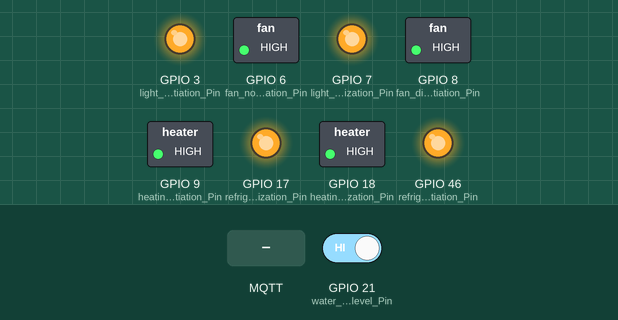
A sketch run on a simulated ESP32-S3. On the bench: switched loads named in the sketch (green lamp = pin HIGH), output pins drawn as LEDs (lit = HIGH). The inputs (shaded band) are chosen by the test bench; at power-on: GPIO 21 (water_liquid_level_Pin) HIGH. WiFi joins after 1.5 s; servers stay silent unless stated; random numbers use the default seed unless the sketch sets one; no MQTT or app messages arrive unless stated; what the sketch prints to the serial monitor is not drawn.

Above: at 2.7 s.
2.8 s: MQTT message "ON" arrives on the first subscribed topic
At 3.5 s:
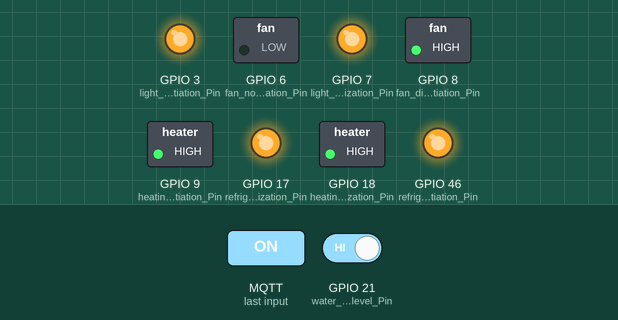
4.3 s: MQTT message "ON" arrives on the second subscribed topic
At 4.6 s:
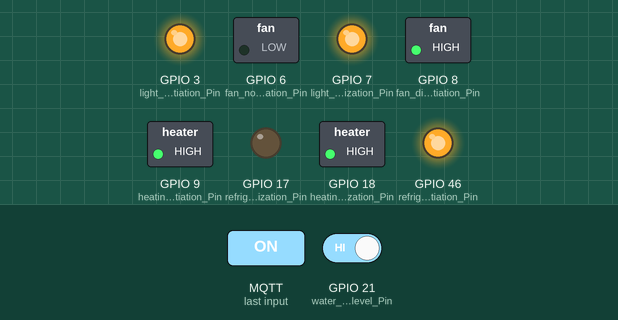
5.8 s: MQTT message "OFF" arrives on the first subscribed topic
At 7.0 s:
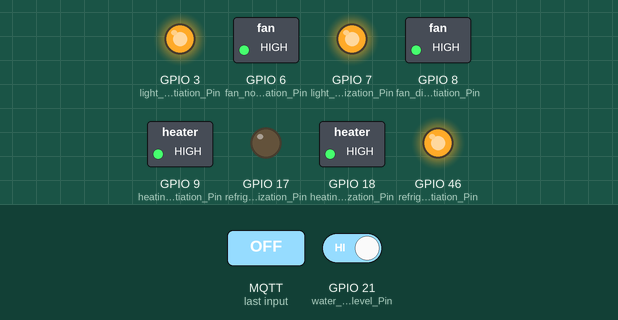
7.3 s: MQTT message "ON" arrives on the third subscribed topic
At 8.1 s:
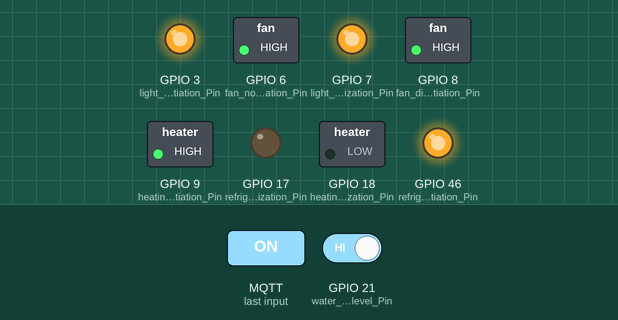
8.8 s: MQTT message "OFF" arrives on the second subscribed topic
At 9.3 s:
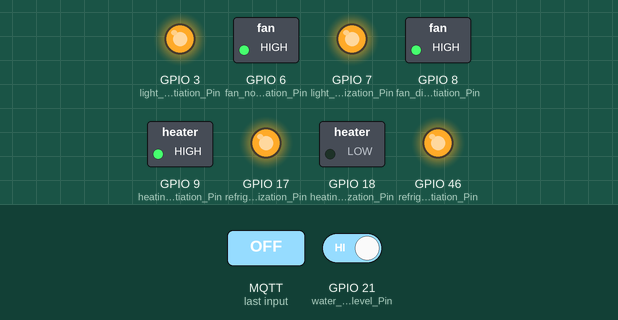
Timing chart, 0 to 11.8 s (numbered marks = the images above; inputs shaded):
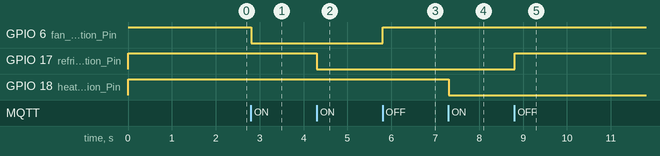

The sketch:

esp32_hass_iot_seed.ino
```cpp
#include <WiFi.h>
#include <PubSubClient.h>
#include <TaskScheduler.h>  // 多线程调度器
#include "MQTT_driver.h"  //  MQTT驱动
#include "task_app.h" //  协程回调函数
#include "sensor_driver.h" // 传感器驱动


#define digitalToggle(x) digitalWrite(x, !digitalRead(x))   // 翻转IO函数
#define NOP do { __asm__ __volatile__ ("nop"); } while (0)  // NOP函数

#define IOT_DATA_UPLOAD_DELAY 3000  // IOT数据上传周期(ms)
#define LINK_STATE_CHECK_DELAY 10000  // 设备在线状态检查周期(ms)
#define SENSOR_READ_DELAY 3000  //  传感器数据采集周期(ms)

#define SERIAL_BPS 115200 // 串口0波特率
#define SERIAL_DEBUG_BPS 230400 //串口0 DEBUG波特率
#define SERIAL1_BPS 9600 // 串口1波特率
#define SERIAL2_BPS 115200 // 串口2波特率


const bool DEBUG_MODE = true;

/* I/O引脚配置 */
//const int stateLedPin = 48; // LED状态灯(已弃用)
const int sh_normalization_Pin = 1; // 常态化培养区土壤湿度传感器
const int sh_differentiation_Pin = 2; // 差异化培养区土壤湿度传感器
const int fan_normalization_Pin = 6; // 常态化培养区通风系统
const int light_normalization_Pin = 7; // 常态化培养区光照系统
const int refrigeration_normalization_Pin = 17; // 常态化培养区制冷系统
const int heating_normalization_Pin = 18; // 常态化培养区制热系统
const int fan_differentiation_Pin = 8; // 差异化培养区通风系统
const int light_differentiation_Pin = 3; // 差异化培养区光照系统
const int refrigeration_differentiation_Pin = 46; // 差异化培养区制冷系统
const int heating_differentiation_Pin = 9; // 差异化培养区制热系统
const int water_liquid_level_Pin = 21; // 液位传感器


/* WiFi相关配置信息 */
const char *wifi_ssid = "iotgateway";
const char *wifi_password = "12345678";

/* MQTT相关配置信息 */
const char *mqtt_broker_addr = "192.168.166.101"; // MQTT服务器地址
const uint16_t mqtt_broker_port = 1883; // MQTT服务器端口
const char *mqtt_username = "esp32"; // MQTT账号
const char *mqtt_password = "12345678"; // MQTT密码
const uint16_t mqtt_client_buff_size = 4096; // 客户端缓存大小（非必须）
String mqtt_client_id = "esp32_client"; // 客户端ID
const char *mqtt_willTopic = "esp32/state"; // MQTT连接遗嘱主题

const char *mqtt_topic_pub = "esp32/test"; // 需要发布到的主题
const char *mqtt_topic_sub = "esp32/test"; // 需要订阅的主题

/* 系统事件时间记录 */
unsigned long previousConnectMillis = 0; // 毫秒时间记录
const long intervalConnectMillis = 5000; // 时间间隔
unsigned long previousPublishMillis = 0; // 毫秒时间记录
const long intervalPublishMillis = 5000; // 时间间隔
unsigned long currentMillis = 0;  // 当前时间记录

/* 系统标志位 */
bool enable_Iot_data_upload = true;

/* 系统运行数据 */
long rssi = 0;
/* 传感器及系统状态数据 */
double temperature_normalization = 25; // 常态化培养区温度
double humidity_normalization = 60; // 常态化培养区湿度
uint16_t sh_normalization = 60; // 常态化培养区土壤湿度
uint16_t co2_normalization = 200; // 常态化培养区二氧化碳
uint16_t ch2o_normalization = 100; //  常态化培养区甲醛
uint16_t tvoc_normalization = 100; // 常态化培养区TVOC
bool fan_state_normalization = false;  //  常态化培养区通风系统状态
bool light_state_normalization = false;  //  常态化培养区光照系统状态
bool refrigeration_state_normalization = false;  //  常态化培养区制冷系统状态
bool heating_state_normalization = false; //  常态化培养区制热系统状态


double temperature_differentiation = 25; // 差异化培养区温度
double humidity_differentiation = 60; // 差异化培养区湿度
uint16_t sh_differentiation = 60; // 差异化培养区土壤湿度
uint16_t co2_differentiation = 200; // 差异化培养区二氧化碳
uint16_t ch2o_differentiation = 100; //  差异化培养区甲醛
uint16_t tvoc_differentiation = 100; // 差异化培养区TVOC
bool fan_state_differentiation = false;  // 差异化培养区通风系统状态
bool light_state_differentiation = false;  //  差异化培养区光照系统状态
bool refrigeration_state_differentiation = false;  //  差异化培养区制冷系统状态
bool heating_state_differentiation = false; //  差异化培养区制热系统状态


/* 机械臂数据 */
bool waterpump_state = false; //  滴灌系统状态
uint16_t water_liquid_level = 100;  //  水箱液位


WiFiClient tcpClient; // 声明TCP连接
PubSubClient mqttClient;// 声明MQTT连接
Scheduler ts; // 声明协程管理器


/* 函数声明 */
void Serial_init();
void IO_init();


/* 创建多协程任务信息 */
Task Link_state_check_app_task(LINK_STATE_CHECK_DELAY,TASK_FOREVER,&State_check_app);  // 创建任务 连接状态检查任务 任务次数：始终
Task MQTT_event_app_task(TASK_IMMEDIATE,TASK_FOREVER,&MQTT_event_app);  // 创建任务 MQTT事务任务 任务次数：始终
Task Iot_data_upload_app_task(IOT_DATA_UPLOAD_DELAY,TASK_FOREVER,&Iot_data_upload_app);  // 创建任务 连接状态检查任务 任务次数：始终
Task Serial1_analysis_app_task(TASK_IMMEDIATE,TASK_FOREVER,&Serial1_analysis_app);  // 创建任务 串口处理任务 任务次数：始终
Task Sensor_rw_app_task(TASK_IMMEDIATE,TASK_FOREVER,&Sensor_rw_app);  // 创建任务 传感器数据采集任务 任务次数：始终


void setup() {
  // put your setup code here, to run once:
    Serial_init();
    IO_init();
    setup_iot_server();


    //disableCore0WDT(); // 关闭定时器看门狗
    //协程初始化
    ts.init();//初始化 scheduler
    ts.addTask(Link_state_check_app_task);//将 Link_state_check_app_task 装载到任务管理器
    ts.addTask(MQTT_event_app_task);//将 MQTT_event_app_task 装载到任务管理器
    ts.addTask(Iot_data_upload_app_task);//将 Iot_data_upload_app_task 装载到任务管理器
    ts.addTask(Serial1_analysis_app_task);//将 Serial1_app_task 装载到任务管理器
    ts.addTask(Sensor_rw_app_task);//将 Sensor_read_app_task 装载到任务管理器

    //启动任务
    Link_state_check_app_task.enable(); //启动 Link_state_check_app_task 任务
    MQTT_event_app_task.enable(); //启动 MQTT_event_app_task 任务
    Iot_data_upload_app_task.enable(); //启动 Iot_data_upload_app_task 任务
    Serial1_analysis_app_task.enable(); //启动 Serial1_app_task 任务
    Sensor_rw_app_task.enable();  //启动 Sensor_read_app_task 任务
}

void loop() {
  // put your main code here, to run repeatedly:
    //digitalToggle(stateLedPin); // 20240720:此操作无实际作用，用于防止看门狗饿死，未来会移除
    currentMillis = millis(); // 读取当前时间
    ts.execute(); //多任务管理器保活
    delay(1); // 防止任务看门狗饿死
}


/* 串口初始化代码 */
void Serial_init(){
  if(DEBUG_MODE) Serial.begin(SERIAL_DEBUG_BPS); // DEBUG模式
  else Serial.begin(SERIAL_BPS); //TX:43 RX:44
  Serial1.begin(SERIAL1_BPS); //TX:16 RX:15 气体传感器占用
  Serial2.begin(SERIAL2_BPS); //TX:20 RX:19 RP2040占用
}

/* IO初始化代码 */
void IO_init(){
  //pinMode(stateLedPin,OUTPUT);
  //digitalWrite(stateLedPin,HIGH);
  pinMode(sh_normalization_Pin, INPUT);
  pinMode(sh_differentiation_Pin, INPUT);
  pinMode(water_liquid_level_Pin, INPUT_PULLUP);


  pinMode(fan_normalization_Pin, OUTPUT);
  digitalWrite(fan_normalization_Pin,HIGH);

  pinMode(light_normalization_Pin, OUTPUT);
  digitalWrite(light_normalization_Pin,HIGH);

  pinMode(refrigeration_normalization_Pin, OUTPUT);
  digitalWrite(refrigeration_normalization_Pin,HIGH);

  pinMode(heating_normalization_Pin, OUTPUT);
  digitalWrite(heating_normalization_Pin,HIGH);

  pinMode(fan_differentiation_Pin, OUTPUT);
  digitalWrite(fan_differentiation_Pin,HIGH);

  pinMode(light_differentiation_Pin, OUTPUT);
  digitalWrite(light_differentiation_Pin,HIGH);

  pinMode(refrigeration_differentiation_Pin, OUTPUT);
  digitalWrite(refrigeration_differentiation_Pin,HIGH);

  pinMode(heating_differentiation_Pin, OUTPUT);
  digitalWrite(heating_differentiation_Pin,HIGH);


}
```

task_app.cpp
```cpp
// task_app.cpp
#include "task_app.h"
#include "MQTT_driver.h"  //  MQTT驱动
#include "sensor_driver.h" // 传感器驱动


/* 连接状态检查任务程序 */
void State_check_app(){
    connect_check();  //  连接状态检查
    // 定期发送消息
    if (mqttClient.connected())
    {
            previousPublishMillis = currentMillis;
            mqttClient.publish("esp32/state", "online");
            //mqttClient.publish("esp32/normalization/state", "online");
            //mqttClient.publish("esp32/differentiation/state", "online");
            //mqttClient.publish("esp32/mechanical_arm/state", "online");
    }
    if(DEBUG_MODE)Serial.println("[DEBUG]连接检查正常!");
}


/* MQTT事务任务程序 */
void MQTT_event_app(){
    mqttClient.loop(); // 处理MQTT事务
}


/* Iot数据上传任务程序 */
void Iot_data_upload_app(){
  if(enable_Iot_data_upload == false) return;
  // WIFI状态 RSSI值
  String rssi_string = "{\"RSSI\":" + String(rssi) + "}";
  mqttClient.publish("esp32/system/wifi",rssi_string.c_str());

  /* 常态化培养区传感器数据上传 */
  String sensor1_normalization_string = "{\"temperature\":" + String(temperature_normalization) +
                                        ",\"humidity\":" + String(humidity_normalization) +
                                        ",\"CO2\":" + String(co2_normalization) +
                                        ",\"CH2O\":" + String(ch2o_normalization) +
                                        ",\"TVOC\":" + String(tvoc_normalization) +
                                        ",\"sh\":" + String(sh_normalization) +
                                        "}";
  if(DEBUG_MODE) Serial.printf("[DEBUG]MQTT发送：%s\n",sensor1_normalization_string.c_str());
  mqttClient.publish("esp32/normalization/sensor1",sensor1_normalization_string.c_str());

  /* 差异化培养区传感器数据上传 */
  String sensor1_differentiation_string = "{\"temperature\":" + String(temperature_differentiation) +
                                        ",\"humidity\":" + String(humidity_differentiation) +
                                        ",\"CO2\":" + String(co2_differentiation) +
                                        ",\"CH2O\":" + String(ch2o_differentiation) +
                                        ",\"TVOC\":" + String(tvoc_differentiation) +
                                        ",\"sh\":" + String(sh_differentiation) +
                                        "}";
  if(DEBUG_MODE) Serial.printf("[DEBUG]MQTT发送：%s\n",sensor1_differentiation_string.c_str());
  mqttClient.publish("esp32/differentiation/sensor1",sensor1_differentiation_string.c_str());

  /* 常态化培养区执行器数据上传 */
  // 常态化培养区通风系统状态
  if(fan_state_normalization) mqttClient.publish("esp32/normalization/fans","ON");
  else mqttClient.publish("esp32/normalization/fans","OFF");
  // 常态化培养区光照系统状态
  if(light_state_normalization) mqttClient.publish("esp32/normalization/light","ON");
  else mqttClient.publish("esp32/normalization/light","OFF");
  // 常态化培养区制冷系统状态
  if(refrigeration_state_normalization) mqttClient.publish("esp32/normalization/refrigeration","ON");
  else mqttClient.publish("esp32/normalization/refrigeration","OFF");
  // 常态化培养区制热系统状态
  if(heating_state_normalization) mqttClient.publish("esp32/normalization/heating","ON");
  else mqttClient.publish("esp32/normalization/heating","OFF");

  /* 差异化培养区执行器数据上传 */
  // 差异化培养区通风系统状态
  if(fan_state_differentiation) mqttClient.publish("esp32/differentiation/fans","ON");
  else mqttClient.publish("esp32/differentiation/fans","OFF");
  // 差异化培养区光照系统状态
  if(light_state_differentiation) mqttClient.publish("esp32/differentiation/light","ON");
  else mqttClient.publish("esp32/differentiation/light","OFF");
  // 差异化培养区制冷系统状态
  if(refrigeration_state_differentiation) mqttClient.publish("esp32/differentiation/refrigeration","ON");
  else mqttClient.publish("esp32/differentiation/refrigeration","OFF");
  // 差异化培养区制热系统状态
  if(heating_state_differentiation) mqttClient.publish("esp32/differentiation/heating","ON");
  else mqttClient.publish("esp32/differentiation/heating","OFF");

  /* 机械臂数据上传 */
  // 滴灌系统状态
  if(waterpump_state) mqttClient.publish("esp32/mechanical_arm/pump","ON");
  else mqttClient.publish("esp32/mechanical_arm/pump","OFF");
  // 水箱液位
  String water_liquid_level_string = "{\"water\":" + String(water_liquid_level) + "}";
  mqttClient.publish("esp32/mechanical_arm/water",water_liquid_level_string.c_str());


  if(DEBUG_MODE) Serial.println("[DEBUG]Iot数据上传完成！");
}


/* 串口处理程序 */
void Serial1_analysis_app(){
  air_senor_read();
}


/* 传感器数据采集程序 */
void Sensor_rw_app(){
  sh_sernor_read(); // 读取土壤湿度
  water_liquid_level_read(); // 读取液位
  actuator_write(); // 控制执行器
}
```

task_app.h
```cpp
// task_app.h
#ifndef TASK_APP_H
#define TASK_APP_H

#include <Arduino.h>
#include <stdint.h>


extern const bool DEBUG_MODE;

/* I/O引脚配置 */
extern const int sh_normalization_Pin; // 常态化培养区土壤湿度传感器
extern const int sh_differentiation_Pin; // 差异化培养区土壤湿度传感器
extern const int fan_normalization_Pin; // 常态化培养区通风系统
extern const int light_normalization_Pin; // 常态化培养区光照系统
extern const int refrigeration_normalization_Pin; // 常态化培养区制冷系统
extern const int heating_normalization_Pin; // 常态化培养区制热系统
extern const int fan_differentiation_Pin; // 差异化培养区通风系统
extern const int light_differentiation_Pin; // 差异化培养区光照系统
extern const int refrigeration_differentiation_Pin; // 差异化培养区制冷系统
extern const int heating_differentiation_Pin; // 差异化培养区制热系统
extern const int water_liquid_level_Pin; // 液位传感器

/* 系统运行数据 */
extern long rssi;

/* 系统标志位 */
extern bool enable_Iot_data_upload;

/* 传感器数据记录 */

// 常态化培养区
extern double temperature_normalization; // 常态化培养区温度
extern double humidity_normalization; // 常态化培养区湿度
extern uint16_t sh_normalization; // 常态化培养区土壤湿度
extern uint16_t co2_normalization; // 常态化培养区二氧化碳
extern uint16_t ch2o_normalization; // 常态化培养区甲醛
extern uint16_t tvoc_normalization; // 常态化培养区TVOC
extern bool fan_state_normalization; // 常态化培养区通风系统状态
extern bool light_state_normalization; // 常态化培养区光照系统状态
extern bool refrigeration_state_normalization; // 常态化培养区制冷系统状态
extern bool heating_state_normalization; // 常态化培养区制热系统状态

// 差异化培养区
extern double temperature_differentiation; // 差异化培养区温度
extern double humidity_differentiation; // 差异化培养区湿度
extern uint16_t sh_differentiation; // 差异化培养区土壤湿度
extern uint16_t co2_differentiation; // 差异化培养区二氧化碳
extern uint16_t ch2o_differentiation; // 差异化培养区甲醛
extern uint16_t tvoc_differentiation; // 差异化培养区TVOC
extern bool fan_state_differentiation; // 差异化培养区通风系统状态
extern bool light_state_differentiation; // 差异化培养区光照系统状态
extern bool refrigeration_state_differentiation; // 差异化培养区制冷系统状态
extern bool heating_state_differentiation; // 差异化培养区制热系统状态


/* 机械臂数据 */
extern bool waterpump_state; //  滴灌系统状态
extern uint16_t water_liquid_level;  //  水箱液位

void State_check_app();
void MQTT_event_app();
void Iot_data_upload_app();
void Serial1_analysis_app();
void Sensor_rw_app();


#endif //TASK_APP_H
```

MQTT_driver.h
```cpp
// MQTT_driver.h
#ifndef MQTT_DRIVER_H
#define MQTT_DRIVER_H

#include <Arduino.h>
#include <stdint.h>
#include <WiFi.h>
#include <PubSubClient.h>


extern const bool DEBUG_MODE;

/* WiFi相关配置信息 */
extern const char *wifi_ssid;
extern const char *wifi_password;
/* MQTT相关配置信息 */
extern const char *mqtt_broker_addr; // MQTT服务器地址
extern const uint16_t mqtt_broker_port; // MQTT服务器端口
extern const char *mqtt_username; // 账号（非必须）
extern const char *mqtt_password; // 密码（非必须）
extern const uint16_t mqtt_client_buff_size; // 客户端缓存大小（非必须）
extern String mqtt_client_id; // 客户端ID
extern const char *mqtt_willTopic; // MQTT连接遗嘱主题
extern const char *mqtt_topic_pub; // 需要发布到的主题
extern const char *mqtt_topic_sub; // 需要订阅的主题
/* 系统事件时间记录 */
extern unsigned long previousConnectMillis; // 毫秒时间记录
extern const long intervalConnectMillis; // 时间间隔
extern unsigned long previousPublishMillis; // 毫秒时间记录
extern const long intervalPublishMillis; // 时间间隔
extern unsigned long currentMillis; // 当前时间记录
/* 系统运行数据 */
extern long rssi;

extern WiFiClient tcpClient;
extern PubSubClient mqttClient;


void wifi_setup();
void mqtt_setup();
void mqtt_subscribe_setup();
void mqtt_callback(char *topic, byte *payload, unsigned int length);
void setup_iot_server();
void connect_check();
void hass_debug_log(char *log);


#endif //MQTT_DRIVER_H
```

sensor_driver.h
```cpp
// sensor_driver.h
#ifndef SENSOR_DRIVER_H
#define SENSOR_DRIVER_H

#include <Arduino.h>
#include <stdint.h>

extern const bool DEBUG_MODE;

/* I/O引脚配置 */
extern const int sh_normalization_Pin; // 常态化培养区土壤湿度传感器
extern const int sh_differentiation_Pin; // 差异化培养区土壤湿度传感器
extern const int fan_normalization_Pin; // 常态化培养区通风系统
extern const int light_normalization_Pin; // 常态化培养区光照系统
extern const int refrigeration_normalization_Pin; // 常态化培养区制冷系统
extern const int heating_normalization_Pin; // 常态化培养区制热系统
extern const int fan_differentiation_Pin; // 差异化培养区通风系统
extern const int light_differentiation_Pin; // 差异化培养区光照系统
extern const int refrigeration_differentiation_Pin; // 差异化培养区制冷系统
extern const int heating_differentiation_Pin; // 差异化培养区制热系统
extern const int water_liquid_level_Pin; // 液位传感器

/* 系统运行数据 */
extern long rssi;

/* 系统标志位 */
extern bool enable_Iot_data_upload;

/* 传感器数据记录 */

// 常态化培养区
extern double temperature_normalization; // 常态化培养区温度
extern double humidity_normalization; // 常态化培养区湿度
extern uint16_t sh_normalization; // 常态化培养区土壤湿度
extern uint16_t co2_normalization; // 常态化培养区二氧化碳
extern uint16_t ch2o_normalization; // 常态化培养区甲醛
extern uint16_t tvoc_normalization; // 常态化培养区TVOC
extern bool fan_state_normalization; // 常态化培养区通风系统状态
extern bool light_state_normalization; // 常态化培养区光照系统状态
extern bool refrigeration_state_normalization; // 常态化培养区制冷系统状态
extern bool heating_state_normalization; // 常态化培养区制热系统状态

// 差异化培养区
extern double temperature_differentiation; // 差异化培养区温度
extern double humidity_differentiation; // 差异化培养区湿度
extern uint16_t sh_differentiation; // 差异化培养区土壤湿度
extern uint16_t co2_differentiation; // 差异化培养区二氧化碳
extern uint16_t ch2o_differentiation; // 差异化培养区甲醛
extern uint16_t tvoc_differentiation; // 差异化培养区TVOC
extern bool fan_state_differentiation; // 差异化培养区通风系统状态
extern bool light_state_differentiation; // 差异化培养区光照系统状态
extern bool refrigeration_state_differentiation; // 差异化培养区制冷系统状态
extern bool heating_state_differentiation; // 差异化培养区制热系统状态


/* 机械臂数据 */
extern bool waterpump_state; //  滴灌系统状态
extern uint16_t water_liquid_level;  //  水箱液位


void sh_sernor_read();
void air_senor_read();
void water_liquid_level_read();
void actuator_write();
uint16_t merge_high_low_bytes(uint8_t high_byte, uint8_t low_byte);
bool bit7_analysis_set(char c);
char clear_bit7(char c);


#endif // SENSOR_DRIVER_H
```

Source omitted: MQTT_driver.cpp (7456 bytes), sensor_driver.cpp (5257 bytes)

Measured:
- after the input at 2.8 s, GPIO 6 (fan_normalization_Pin): HIGH → LOW at once
- after the input at 4.3 s, GPIO 17 (refrigeration_normalization_Pin): HIGH → LOW at once
- after the input at 5.8 s, GPIO 6 (fan_normalization_Pin): LOW → HIGH at once
- after the input at 7.3 s, GPIO 18 (heating_normalization_Pin): HIGH → LOW at once
- after the input at 8.8 s, GPIO 17 (refrigeration_normalization_Pin): LOW → HIGH at once
